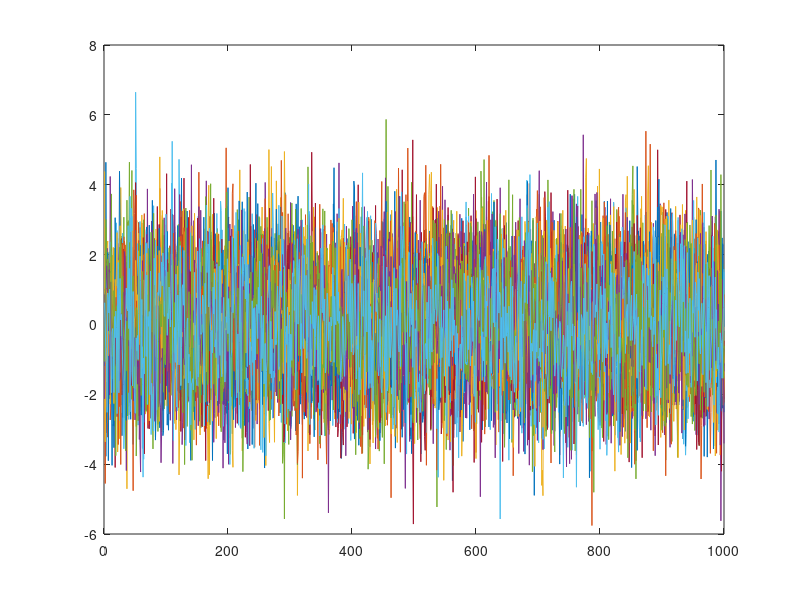

This figure's MATLAB source: (Note: this script raises an error after producing the figure.)
%% Part 4
clear all
close all
clc

%% Simulate data
a = 0.4;
N = 1000;
num_simulations = 20;
Y = zeros(num_simulations, N);
extra_n = 100;

for i = 1:num_simulations
    v = randn(1, N + extra_n);
    e = randn(1, N + extra_n);
    x = zeros(1, N + extra_n);
    y = zeros(1, N + extra_n);

    x(1) = v(1);
    y(1) = x(1) + e(1);

    for t = 2:N + extra_n
        x(t) = a * x(t-1) + v(t);
        y(t) = x(t) + e(t);
    end
    y = y(extra_n+1:end);
    Y(i,:) = y; % Store each simulation in a row of the matrix X
end
Y = Y';

plot(Y)
%%
numParticles = [1000 2];
ObservationDensity = @(y,state) normpdf(y,state(:,1),1); 
TransitionDensity = @(state, t) [state(:,2).*state(:,1), state(:,2)] + [1, 1/(t^(2/3))] .* randn(numParticles);  % Transition density,   q(x_k+1 | x_k)

AEst = zeros(N,20);
for i = 1:20 
    state = SMC_estimate(Y(:,i), ObservationDensity, TransitionDensity, numParticles);
    AEst(:,i) = state(:,2);
end
figure()
plot(AEst)
xlabel("Iteration",'fontweight','bold','fontsize',12);
ylabel("â",'fontweight','bold','fontsize',12);
title("Estimation of the parameter a = 0.4, SMC");
grid on

%%
numParticles = 1000;
numStates = 1;
numParams = 1;
ObservationDensity = @(y,state, numParticles) normpdf(y,state(:,1),1); 
TransitionDensity = @(state, t, numParticles) [state(:,2).*state(:,1), state(:,2)] + [1, 1/(t^(2/3))] .* randn(numParticles, numStates+numParams);  % Transition density,   q(x_k+1 | x_k)

AEst = zeros(N,20);
for i = 1:20 
    [state params] = EIF_estimate(Y(:,i), ObservationDensity, TransitionDensity, numStates, numParams);
    AEst(:,i) = params;
    i = i
end
figure()
plot(AEst)
xlabel("Iteration",'fontweight','bold','fontsize',12);
ylabel("â",'fontweight','bold','fontsize',12);
title("Estimation of the parameter a = 0.4, EIF");
grid on



%%
% aInit = 0.5;
% aVarInit = 1;
% sigma_e = 1;
% sigma_v = 10;
% 
% f = @(x)[(x(2)*x(1)), x(2)];
% h = @(x)(x(1));
% figure()
% hold on
% for k = 1:20
%     obj = unscentedKalmanFilter(f,h,[0,aInit]);
%     obj.ProcessNoise = [sigma_v, 0; 0, 0];
%     obj.MeasurementNoise = sigma_e;
%     obj.StateCovariance = [sigma_e, 0; 0, 10];
% 
%     x = zeros(2,N);
%     for i = 1:N
%         x(:,i) = correct(obj,Y(i,k));
%         predict(obj);
%     end
%     ahat = x(2,:);
%     plot(ahat)
% end
% xlabel("Iteration",'fontweight','bold','fontsize',12)
% ylabel("â",'fontweight','bold','fontsize',12)
% title(["Estimation of the parameter a = 0.4 with aInit = 0.5,", "\sigma_v^2 = 10 and inital a variance = 1"])    %, for 20 different", "realizations of a model with \sigma_v^2 = 10 initial V(â) = 1"])
% grid on

%% a = 0.5, sigma_v = 10, aVarInit = 1
aInit = 0.5;
aVarInit = 1;
sigma_v = 10;

AEst = zeros(N,20);
AVarEst = zeros(N,20);
for i = 1:20 
    [y, avar] = ekf_estimate(Y(:,i), aInit, aVarInit, sigma_v);
    AEst(:,i) = y(:,2);
    AVarEst(:,i) = avar;
end
figure()
plot(AEst)
xlabel("Iteration",'fontweight','bold','fontsize',12)
ylabel("â",'fontweight','bold','fontsize',12)
title(["Estimation of the parameter a = 0.4 with aInit = 0.5,", "\sigma_v^2 = 10 and inital a variance = 1"])    %, for 20 different", "realizations of a model with \sigma_v^2 = 10 initial V(â) = 1"])
grid on

%figure()
%plot(AVarEst);

%% a = -0.5, sigma_v = 10, aVarInit = 1
aInit = -0.5;
aVarInit = 1;
sigma_v = 10;

AEst = zeros(N,20);
for i = 1:20 
    [y, avar] = ekf_estimate(Y(:,i), aInit, aVarInit, sigma_v);
    AEst(:,i) = y(:,2);
end
figure()
plot(AEst)
xlabel("Iteration",'fontweight','bold','fontsize',12)
ylabel("â",'fontweight','bold','fontsize',12)
title(["Estimation of the parameter a = 0.4 with aInit = -0.5,", " \sigma_v^2 = 10 and inital a variance = 1"])
grid on

%% a = 0.5, sigma_v = 1, aVarInit = 1
aInit = 0.5;
aVarInit = 1;
sigma_v = 1;

AEst = zeros(N,20);
for i = 1:20 
    [y, avar] = ekf_estimate(Y(:,i), aInit, aVarInit, sigma_v);
    AEst(:,i) = y(:,2);
end
figure()
plot(AEst)
xlabel("Iteration",'fontweight','bold','fontsize',12)
ylabel("â",'fontweight','bold','fontsize',12)
title(["Estimation of the parameter a = 0.4 with aInit = 0.5,", " \sigma_v^2 = 1 and inital a variance = 1"])
grid on

%% a = -0.5, sigma_v = 1, aVarInit = 1
aInit = -0.5;
aVarInit = 1;
sigma_v = 1;

AEst = zeros(N,20);
for i = 1:20 
    [y, avar] = ekf_estimate(Y(:,i), aInit, aVarInit, sigma_v);
    AEst(:,i) = y(:,2);
end
figure()
plot(AEst)
xlabel("Iteration",'fontweight','bold','fontsize',12)
ylabel("â",'fontweight','bold','fontsize',12)
title(["Estimation of the parameter a = 0.4 with aInit = -0.5,", " \sigma_v^2 = 1 and inital a variance = 1"])
grid on

%% a = 0.5, sigma_v = 10, aVarInit = 10
aInit = 0.5;
aVarInit = 10;
sigma_v = 10;

AEst = zeros(N,20);
for i = 1:20 
    [y, avar] = ekf_estimate(Y(:,i), aInit, aVarInit, sigma_v);
    AEst(:,i) = y(:,2);
end
figure()
plot(AEst)
xlabel("Iteration",'fontweight','bold','fontsize',12)
ylabel("â",'fontweight','bold','fontsize',12)
title(["Estimation of the parameter a = 0.4 with aInit = 0.5,", " \sigma_v^2 = 10 and inital a variance = 10"])
grid on

%% a = -0.5, sigma_v = 10, aVarInit = 10
aInit = -0.5;
aVarInit = 10;
sigma_v = 10;

AEst = zeros(N,20);
for i = 1:20 
    [y, avar] = ekf_estimate(Y(:,i), aInit, aVarInit, sigma_v);
    AEst(:,i) = y(:,2);
end
figure()
plot(AEst)
xlabel("Iteration",'fontweight','bold','fontsize',12)
ylabel("â",'fontweight','bold','fontsize',12)
title(["Estimation of the parameter a = 0.4 with aInit = -0.5,", " \sigma_v^2 = 10 and inital a variance = 10"])
grid on

%% a = 0.5, sigma_v = 1, aVarInit = 10
aInit = 0.5;
aVarInit = 10;
sigma_v = 1;

AEst = zeros(N,20);
for i = 1:20 
    [y, avar] = ekf_estimate(Y(:,i), aInit, aVarInit, sigma_v);
    AEst(:,i) = y(:,2);
end
figure()
plot(AEst)
xlabel("Iteration",'fontweight','bold','fontsize',12)
ylabel("â",'fontweight','bold','fontsize',12)
title(["Estimation of the parameter a = 0.4 with aInit = 0.5,", " \sigma_v^2 = 1 and inital a variance = 10"])
grid on

%% a = -0.5, sigma_v = 1, aVarInit = 10
a = -0.5;
aVarInit = 10;
sigma_v = 1;

AEst = zeros(N,20);
for i = 1:20 
    [y, avar] = ekf_estimate(Y(:,i), a, aVarInit, sigma_v);
    AEst(:,i) = y(:,2);
end
figure()
plot(AEst)
xlabel("Iteration",'fontweight','bold','fontsize',12)
ylabel("â",'fontweight','bold','fontsize',12)
title(["Estimation of the parameter a = 0.4 with aInit = -0.5,", " \sigma_v^2 = 1 and inital a variance = 10"])
grid on